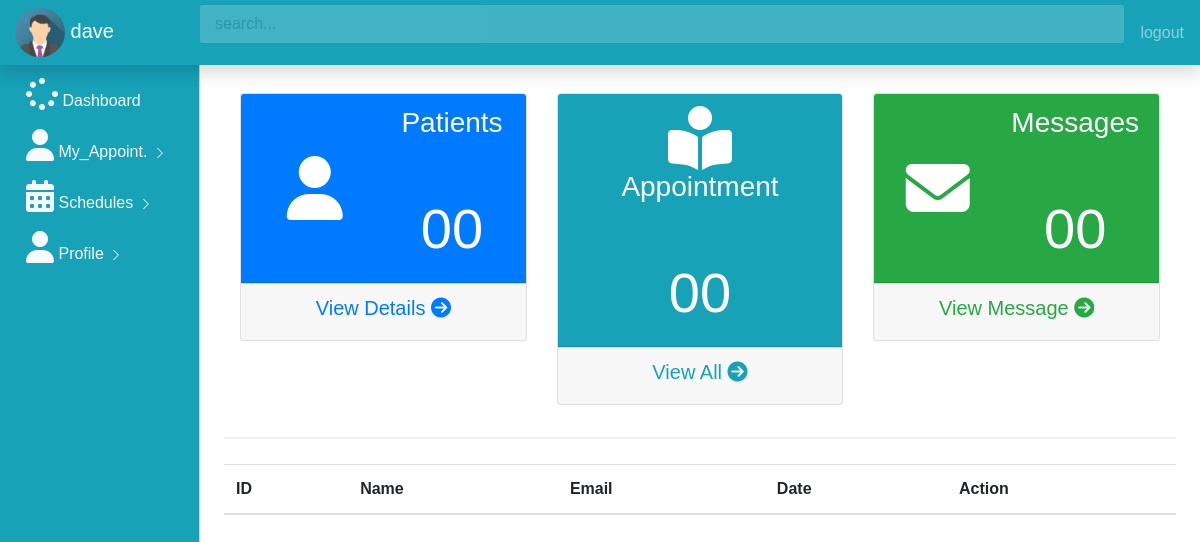
Before: /get_appointment_recieved (signed in) with the older database file.
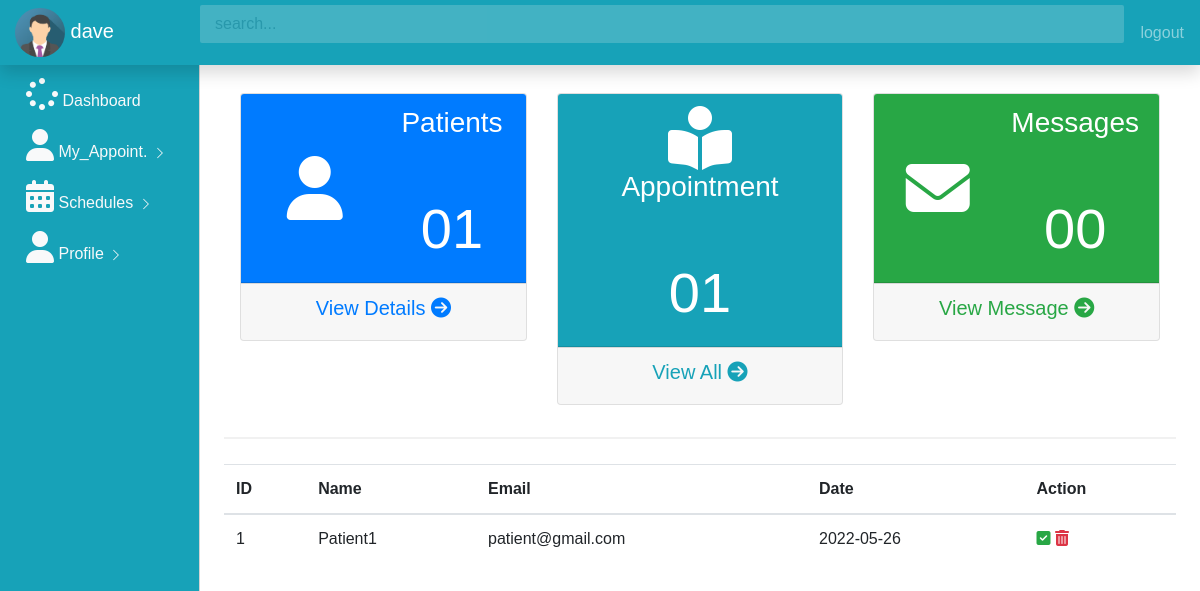
After: the same page with the newer database file.
### app.py (models this page shows)
class Appointments(db.Model):
     id = db.Column(db.Integer,primary_key =True)
     name = db.Column(db.String(100))
     email = db.Column(db.String(100))
     date = db.Column(db.String(100))
     asked_by_id = db.Column(db.Integer,db.ForeignKey('user.id'))
     doctor_id = db.Column(db.Integer,db.ForeignKey('user.id'))

### app.py (the view)
@app.route('/get_appointment_recieved')
@login_required
def get_appointment_recieved():
     rows = db.session.query(Appointments).count()
     doc_appoint = Appointments.query.filter_by(doctor_id =current_user.id).all()
     owner = User.query.filter_by(email=current_user.email,password=current_user.password,admin=False,doctor =True).first()
     if not owner:
          flash("Kindly login as patient !")
          return redirect(url_for('home'))
     else:
          return render_template('appointment_recieved.html' , appoints = doc_appoint,rows=rows)

### app.py (called while the page is built)
@login_manager.user_loader
def load_user(user_id):
     return User.query.get(int(user_id))

### templates/appointment_recieved.html (shortened to what this page needs)
{% include 'doctor_dash.html' %}
{% block body %}
<main role="main" class="col-md-9 ml-sm-auto col-lg-10 px-4">
    <hr>
            <table class=" table table-hover " id="myTable">
                <thead>
                    <tr>
                    <th>ID</th>
                    <th>Name</th>
                    <th>Email</th>
                    <th>Date</th>
                    <th>Action</th>
                </tr>
            </thead>
                {% for row in  appoints %}
            <tbody id="myTable">
                    <td> {{row.id}}</td>
                    <td> {{row.name}}</td>
                    <td> {{row.email}}</td>
                    <td> {{row.date}}</td>
                    <td>
                        <a  class="text-success" data-toggle="modal" href="/update/{{row.id}}" data-target="#myModalmessage{{row.id}}">
                            <i class ="	fa fa-check-square fa-3"></i>
                        </a>
                        <a href="/delete_appointment/{{row.id}}" class="text-danger">
                            <i class ="	fa fa-trash fa-3"></i>
                        </a>
                    </td>
            </tbody>
            </table>
                {% endfor %}
</table>
</main>
{% endblock %}

### templates/doctor_dash.html (shortened to what the changed rows need)
<!doctype html>
<html lang="en">
  <head>
    <link rel="stylesheet" href="https://stackpath.bootstrapcdn.com/bootstrap/4.5.2/css/bootstrap.min.css">
    <link rel="stylesheet" href="/static/css/dashboard.css">
    <link rel="stylesheet" href="https://cdn.datatables.net/1.10.22/css/jquery.dataTables.min.css">
  </head>
  <body> {%block body%}
      <div class="container-fluid">
        <div class="row">
            <main role="main" class="col-md-9 ml-sm-auto col-lg-10 px-4">
                <div class="container">
                  <div class="row ">
                    <div class="col-md-4">
                      <div class="card text-center">
                        <div class = "card-header bg-primary text-white">
                         <div class="row align-items-center">
                           <div class="col">
                             <h3 >Patients</h3>
                           <br><br>
                             <h6 class ="display-4">0{{rows}}</h6>
                           </div>
                         </div>
                        </div>
                      </div>
                    </div>
                   <div class="col-md-4">
                     <div class="card text-center">
                       <div class = "card-header bg-info text-white">
                        <div class="row align-items-center">
                          <div class="col">
                            <h3 >Appointment</h3>
                            <br><br>
                            <h6 class = "display-4">0{{rows}}</span></h6>
                          </div>
                        </div>
                       </div>
                     </div>
                   </div>
                  </div>
                     </div>
            </main>
        </div>
      </div>
    {% endblock %}
  </body>
</html>

Changed rows visible on the page:
added Appointments: id "1", name "Patient1", email "patient@gmail.com", date "2022-05-26"
Other visible differences:
{{ rows }}: "0" → "1"
